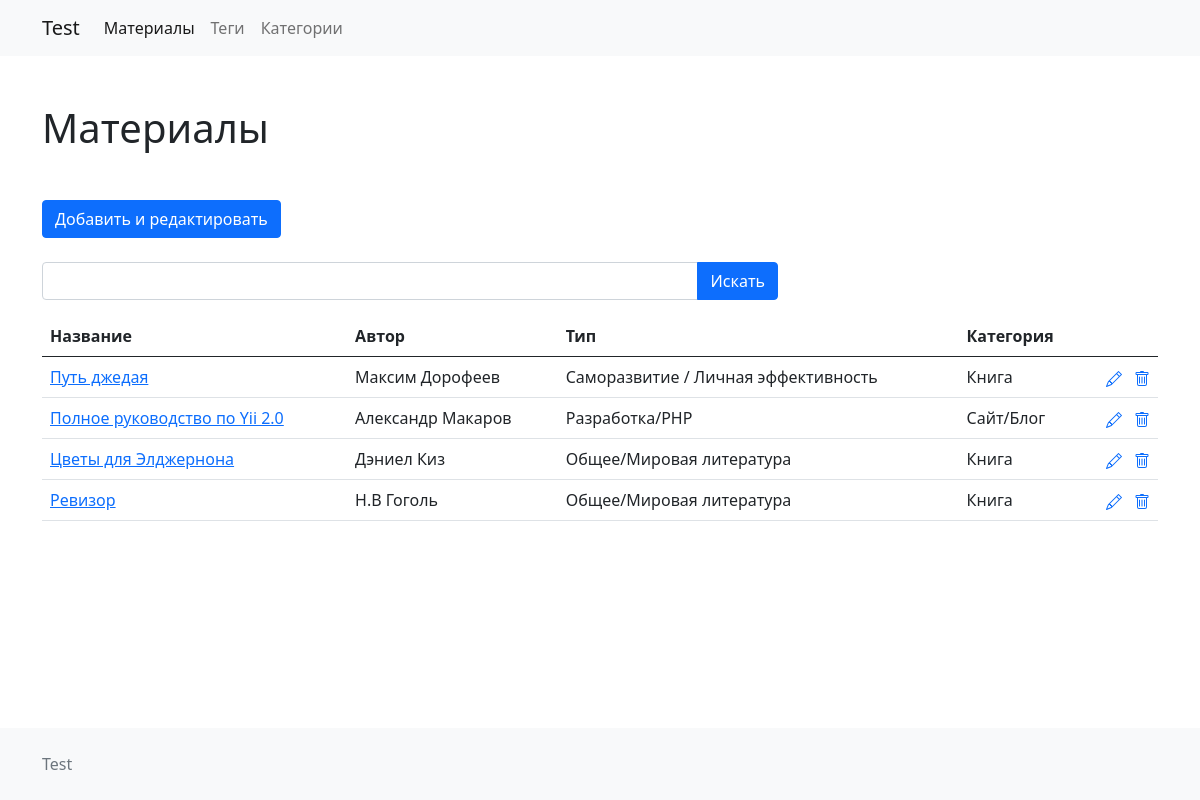
The page / on the database its author committed.
### tables this page shows
CREATE TABLE `materials` (
                             `id` int(11) NOT NULL,
                             `title` varchar(255) NOT NULL,
                             `author` varchar(255) NOT NULL,
                             `description` varchar(455) NOT NULL,
                             `typeId` int(11) NOT NULL,
                             `categoryId` int(11) NOT NULL
);

CREATE TABLE `categories` (
                              `id` int(11) NOT NULL,
                              `categoryTitle` varchar(255) NOT NULL
);

CREATE TABLE `types` (
                         `id` int(11) NOT NULL,
                         `typeTitle` varchar(255) NOT NULL
);

### index.php (called while the page is built, shortened)
<?php
$viewMaterialId = $_GET['viewMaterialId'];
$viewTagId = $_GET['viewTagId'];
$routes = [
    "" =>"Controllers\ListMaterialController",
    "create-tag"=> "Controllers\CreateTagController",
    "create-category" => "Controllers\CreateCategoryController",
    "create-material" => "Controllers\CreateMaterialController",
    "list-category" => "Controllers\ListCategoryController",
    "list-materials" => "Controllers\ListMaterialController",
    "list-tag" => "Controllers\ListTagController",
    "view-material?viewMaterialId=$viewMaterialId" => "Controllers\ViewMaterialController",
    "tag-material?viewTagId=$viewTagId" =>"Controllers\TagMaterialController",
];
include_once "Views/header.php";
try {
    $router = new \Core\Router($routes);
}catch (\Exception $e){
    die($e ->getMessage());
}
include_once "Views/footer.php";

### Controllers/ListMaterialController.php (called while the page is built, shortened)
<?php
class ListMaterialController extends ListMaterialModel implements RulesForControllers
{
    public function ActionView(){
        $material = new ListMaterialModel();
        try {
            $material = $material ->SelectAll();
        }catch (\Exception $e){
            die($e->getMessage());
        }
        include __DIR__ . "/../Views/list-materials.php";
    }
}

### Core/Db.php (called while the page is built, shortened)
<?php
 class Db
{
    private $db;
     protected function __construct(){
            $this->db =  new \mysqli("localhost","root","","test_project_db");
            $this->db ->set_charset('utf8');
            if ($this->db ->connect_error) {
                throw new \Exception("Нет соеденения с базой данных");
            }else return $this->db;
    }
    protected function DbQuery($query){
       return $this->db->query("$query");
    }
    protected static function arrayEnumeration($array){
        $i = 0;
        foreach ($array as $key => $item){
            $result[$i] = ($item);
            $i++;
        }
        return $result;
    }
 }

### Models/ListMaterialModel.php (called while the page is built, shortened)
<?php
class ListMaterialModel extends Db
{
    private $db;
    public function __construct()
    {
        try {
            $this -> db = new Db();
        }catch (\Exception $e){
            die($e->getMessage());
        }
    }
    protected function SelectAll()
    {
        $result =  $this->db->DbQuery("SELECT materials.id,materials.title,materials.author,categories.categoryTitle,types.typeTitle FROM materials LEFT JOIN categories ON materials.categoryId=categories.id LEFT JOIN types ON materials.typeId = types.id");
        $result = Db::arrayEnumeration($result);
        if ($result === false){
            throw new \Exception("Произошла ошибка при выборке материалов");
        }else return $result;
    }
}

### Views/list-materials.php (the view, shortened to what this page needs)
<h1 class="my-md-5 my-4">Материалы</h1>
<a class="btn btn-primary mb-4" href="create-material" role="button">Добавить и редактировать</a>
<div class="row">
    <div class="col-md-8">
        <form id="finderForm" name=finderForm">
            <div class="input-group mb-3">
                <input type="text" class="form-control" name="finderInput" id="finderInput" placeholder=""
                       aria-label="Example text with button addon" aria-describedby="button-addon1">
                <button class="btn btn-primary" type="submit" id="finderButton">Искать</button>
            </div>
        </form>
    </div>
</div>
<div class="table-responsive">
    <table class="table">
        <thead>
        <tr>
            <th scope="col">Название</th>
            <th scope="col">Автор</th>
            <th scope="col">Тип</th>
            <th scope="col">Категория</th>
            <th scope="col"></th>
        </tr>
        </thead>
        <tbody>
        <?php foreach ($material as $key => $value):?>
        <tr class="searchTr">
            <td class="searchTd" ><a  href="view-material?viewMaterialId=<?=$value['id']?>"><?=$value['title']?></a></td>
            <td class="searchTd"><span><?=$value['author']?></span></td>
            <td class="searchTd"><?=$value['categoryTitle']?></td>
            <td class="searchTd" ><?=$value['typeTitle']?></td>
            <td class="text-nowrap text-end">
                <a href="create-material" class="text-decoration-none me-2">
                </a>
                <a href="#deleteModalToggle" data-bs-toggle="modal" role="button" class="text-decoration-none delete" data-id="material/<?=$value['id']?>">
                </a>
            </td>
        </tr>
        <?php endforeach;?>
        </tbody>
    </table>
</div>

### Views/header.php (shortened to what this page needs)
<!doctype html>
<html lang="ru">
<head>
    <link rel="stylesheet" href="../sourses/css/bootstrap.min.css">
    <link rel="stylesheet" href="../sourses/css/bootstrap-utilities.css">
    <link rel="stylesheet" href="../sourses/css/style.css">
</head>
<body>
<div class="main-wrapper">
    <div class="content">
        <nav class="navbar navbar-expand-lg navbar-light bg-light">
            <div class="container">
                <a class="navbar-brand" href="http://testproject">Test</a>
                     <div class="collapse navbar-collapse" id="navbarNav">
                        <ul class="navbar-nav">
                            <li class="nav-item">
                                <a class="nav-link active" aria-current="page" href="list-materials">Материалы</a>
                            </li>
                            <li class="nav-item">
                                <a class="nav-link" href="list-tag">Теги</a>
                            </li>
                            <li class="nav-item">
                            <a class="nav-link" href="list-category">Категории</a>
                            </li>
                        </ul>
                     </div>
            </div>
        </nav>
        <div class="container">

### Core/Router.php (shortened to what this page needs)
<?php
class Router
{
    public function __construct($routes)
    {
        if (!empty($_SERVER['REQUEST_URI'])) {
            $uri = htmlspecialchars(trim($_SERVER['REQUEST_URI'], '/'));
            foreach ($routes as $key => $value) {
                if ($key == $uri) {
                        $value = new $value;
                        $value->ActionView();
                        return true;
                }
            }
            return false;
        }
    }
}

### Views/footer.php (shortened to what this page needs)
</div>
</div>
<footer class="footer py-4 mt-5 bg-light">
    <div class="container">
        <div class="row">
            <div class="col text-muted">Test</div>
        </div>
    </div>
</footer>
</body>
</html>

### sourses/css/style.css (style rules this page uses)
.main-wrapper { display: flex; flex-direction: column; min-height: 100vh; }
.content { flex: 1 0 auto; }
.footer { flex: 0 0 auto; }

### rows shown on the page
materials: title "Путь джедая", author "Максим Дорофеев", categoryId.categoryTitle "Саморазвитие / Личная эффективность", typeId.typeTitle "Книга"
materials: title "Полное руководство по Yii 2.0", author "Александр Макаров", categoryId.categoryTitle "Разработка/PHP", typeId.typeTitle "Сайт/Блог"
materials: title "Цветы для Элджернона", author "Дэниел Киз", categoryId.categoryTitle "Общее/Мировая литература", typeId.typeTitle "Книга"
materials: title "Ревизор", author "Н.В Гоголь", categoryId.categoryTitle "Общее/Мировая литература", typeId.typeTitle "Книга"
